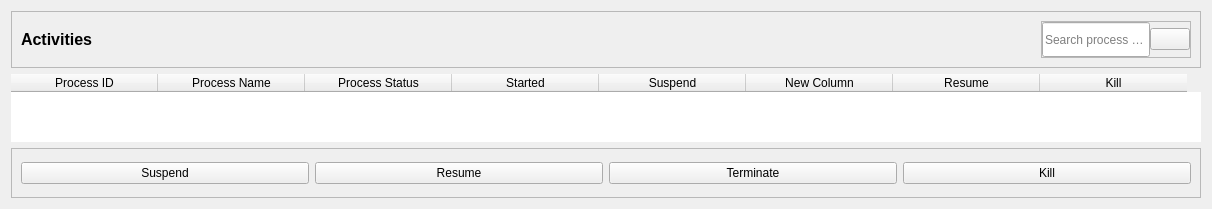
         <widget class="QWidget" name="pc_statistics">
          <layout class="QVBoxLayout" name="verticalLayout_4">
           <item>
            <widget class="QFrame" name="frame_3">
             <property name="minimumSize">
              <size>
               <width>0</width>
               <height>40</height>
              </size>
             </property>
             <property name="frameShape">
              <enum>QFrame::StyledPanel</enum>
             </property>
             <property name="frameShadow">
              <enum>QFrame::Raised</enum>
             </property>
             <layout class="QHBoxLayout" name="horizontalLayout_7">
              <item>
               <widget class="QLabel" name="label_36">
                <property name="font">
                 <font>
                  <pointsize>12</pointsize>
                  <weight>75</weight>
                  <bold>true</bold>
                 </font>
                </property>
                <property name="text">
                 <string>Activities</string>
                </property>
               </widget>
              </item>
              <item alignment="Qt::AlignRight">
               <widget class="QFrame" name="frame_4">
                <property name="frameShape">
                 <enum>QFrame::StyledPanel</enum>
                </property>
                <property name="frameShadow">
                 <enum>QFrame::Raised</enum>
                </property>
                <layout class="QHBoxLayout" name="horizontalLayout_8">
                 <property name="spacing">
                  <number>0</number>
                 </property>
                 <property name="leftMargin">
                  <number>0</number>
                 </property>
                 <property name="topMargin">
                  <number>0</number>
                 </property>
                 <property name="rightMargin">
                  <number>0</number>
                 </property>
                 <property name="bottomMargin">
                  <number>0</number>
                 </property>
                 <item alignment="Qt::AlignRight">
                  <widget class="QLineEdit" name="activity_search">
                   <property name="minimumSize">
                    <size>
                     <width>0</width>
                     <height>35</height>
                    </size>
                   </property>
                   <property name="placeholderText">
                    <string>Search process name</string>
                   </property>
                  </widget>
                 </item>
                 <item alignment="Qt::AlignRight">
                  <widget class="QPushButton" name="pushButton_5">
                   <property name="text">
                    <string/>
                   </property>
                   <property name="icon">
                    <iconset resource="psutil.qrc">
                     <normaloff>:/icons/icons/feather/search.svg</normaloff>:/icons/icons/feather/search.svg</iconset>
                   </property>
                   <property name="iconSize">
                    <size>
                     <width>16</width>
                     <height>16</height>
                    </size>
                   </property>
                  </widget>
                 </item>
                </layout>
               </widget>
              </item>
             </layout>
            </widget>
           </item>
           <item>
            <widget class="QTableWidget" name="tableWidget">
             <property name="sizePolicy">
              <sizepolicy hsizetype="Expanding" vsizetype="Expanding">
               <horstretch>1</horstretch>
               <verstretch>1</verstretch>
              </sizepolicy>
             </property>
             <property name="sizeIncrement">
              <size>
               <width>1</width>
               <height>1</height>
              </size>
             </property>
             <property name="frameShape">
              <enum>QFrame::NoFrame</enum>
             </property>
             <property name="sizeAdjustPolicy">
              <enum>QAbstractScrollArea::AdjustToContents</enum>
             </property>
             <property name="showGrid">
              <bool>true</bool>
             </property>
             <property name="sortingEnabled">
              <bool>true</bool>
             </property>
             <attribute name="horizontalHeaderCascadingSectionResizes">
              <bool>false</bool>
             </attribute>
             <attribute name="horizontalHeaderDefaultSectionSize">
              <number>147</number>
             </attribute>
             <attribute name="verticalHeaderCascadingSectionResizes">
              <bool>true</bool>
             </attribute>
             <column>
              <property name="text">
               <string>Process ID</string>
              </property>
              <property name="whatsThis">
               <string/>
              </property>
             </column>
             <column>
              <property name="text">
               <string>Process Name</string>
              </property>
             </column>
             <column>
              <property name="text">
               <string>Process Status</string>
              </property>
             </column>
             <column>
              <property name="text">
               <string>Started</string>
              </property>
             </column>
             <column>
              <property name="text">
               <string>Suspend</string>
              </property>
             </column>
             <column>
              <property name="text">
               <string>New Column</string>
              </property>
             </column>
             <column>
              <property name="text">
               <string>Resume</string>
              </property>
             </column>
             <column>
              <property name="text">
               <string>Kill</string>
              </property>
             </column>
            </widget>
           </item>
           <item>
            <widget class="QFrame" name="frame_2">
             <property name="minimumSize">
              <size>
               <width>0</width>
               <height>50</height>
              </size>
             </property>
             <property name="frameShape">
              <enum>QFrame::StyledPanel</enum>
             </property>
             <property name="frameShadow">
              <enum>QFrame::Raised</enum>
             </property>
             <layout class="QHBoxLayout" name="horizontalLayout_6">
              <item>
               <widget class="QPushButton" name="pushButton">
                <property name="text">
                 <string>Suspend</string>
                </property>
               </widget>
              </item>
              <item>
               <widget class="QPushButton" name="pushButton_2">
                <property name="text">
                 <string>Resume</string>
                </property>
               </widget>
              </item>
              <item>
               <widget class="QPushButton" name="pushButton_3">
                <property name="text">
                 <string>Terminate</string>
                </property>
               </widget>
              </item>
              <item>
               <widget class="QPushButton" name="pushButton_4">
                <property name="text">
                 <string>Kill</string>
                </property>
               </widget>
              </item>
             </layout>
            </widget>
           </item>
          </layout>
         </widget>
